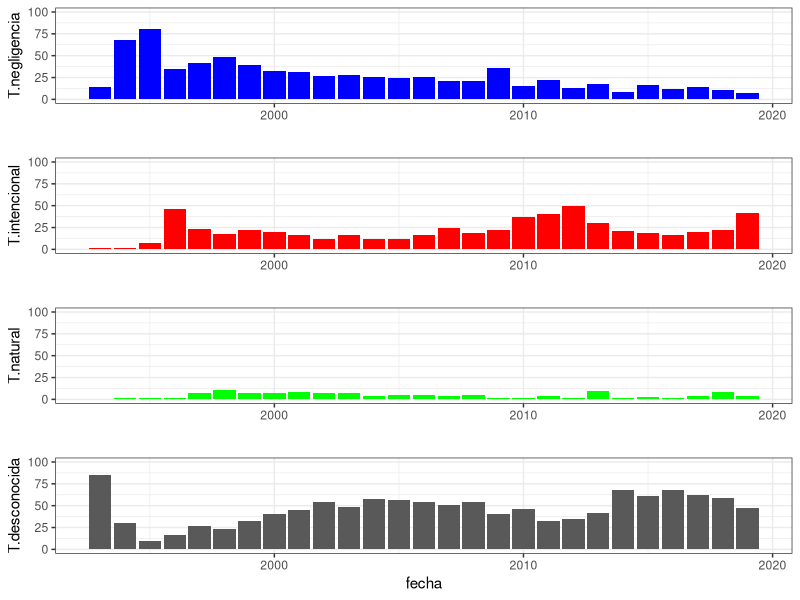
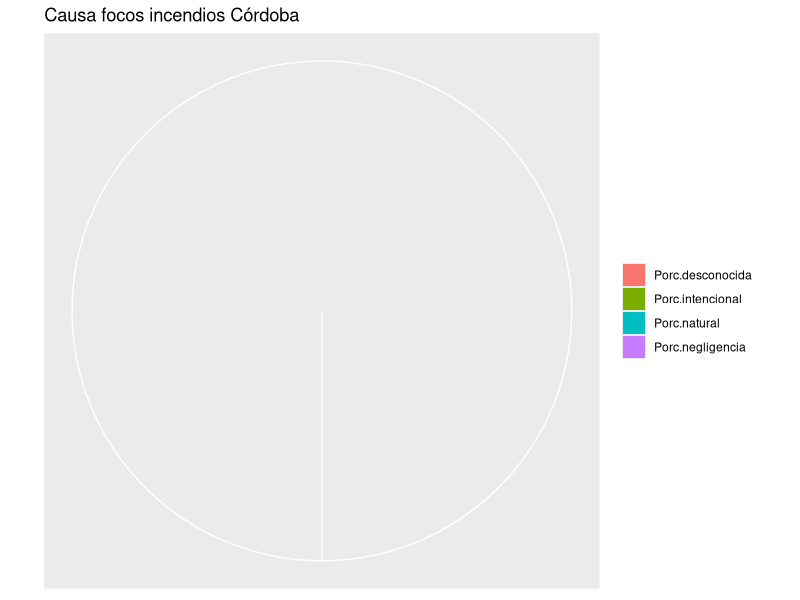

Source code (R) for these figures, in order:
## ---- chunk 1

focos <- read.csv("incendios_cantidad_causas_provincia.csv")
names(focos)
summary(focos)
## ---- chunk 2
library(gridExtra)
library(grid)
library(plyr)
por_anio<- ddply(focos, .(fecha), summarise, 
                T.negligencia=round((sum(negligencia)/sum(total)),2)*100, 
                T.intencional=round((sum(intencional)/sum(total)),2)*100,
                T.natural=round((sum(natural)/sum(total)),2)*100,
                T.desconocida=round((sum(desconocida)/sum(total)),2)*100)
## ---- chunk 3
library(ggplot2)
p1<-ggplot(por_anio, aes(fecha, T.negligencia)) 
g1<-p1+ geom_col(fill="blue")+ylim(0,100)+ theme_bw()+ xlab(" ")

p2<-ggplot(por_anio, aes(fecha, T.intencional)) 
g2<-p2+ geom_col(fill="red")+ylim(0,100)+ theme_bw()+ xlab(" ")

p3<-ggplot(por_anio, aes(fecha, T.natural)) + xlab(" ")
g3<-p3+ geom_col(fill="green")+ylim(0,100)+ theme_bw()

p4<-ggplot(por_anio, aes(fecha, T.desconocida)) 
g4<-p4+ geom_col()+ylim(0,100)+ theme_bw()

grid.arrange(g1, g2, g3, g4, nrow=4)

## ---- chunk 4
library(flextable)
i=2017
provincia_data <- subset(focos,fecha==i)

por_provincia<- ddply(provincia_data, .(provincia), summarise, 
                 Porc.negligencia=round((sum(negligencia)/sum(total)),2)*100, 
                 Porc.intencional=round((sum(intencional)/sum(total)),2)*100,
                 Porc.natural=round((sum(natural)/sum(total)),2)*100,
                 Porc.desconocida=round((sum(desconocida)/sum(total)),2)*100,
                 Total.incendios=sum(total))


Tabla_incendios<-flextable(por_provincia)
Tabla_incendios <- autofit(Tabla_incendios)
Tabla_incendios<- add_header_lines(Tabla_incendios, values = paste("Focos incendios total",i))
Tabla_incendios 

## ---- chunk 5
library(plyr)
j="Córdoba"
provincia_data <- subset(por_provincia,provincia==j)

# Creación data
data <- data.frame(
  causa=colnames(provincia_data)[2:5],
  porcentaje=as.numeric(provincia_data[1,2:5]))

# Gráfico de torta básico
ggplot(data, aes(x=" ", y=porcentaje, fill=causa)) +
geom_bar(stat="identity", width=3) +
geom_text(aes(label = paste0(round(porcentaje), "%")), position = position_stack(vjust = 0.5)) +
labs(x = NULL, y = NULL, fill = NULL, title =paste("Causa focos incendios",j))+
coord_polar("y", start=0)+ 
theme(axis.line = element_blank(), axis.text = element_blank(),axis.ticks = element_blank())
